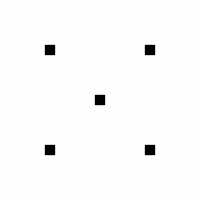
Frame 1 (no input)
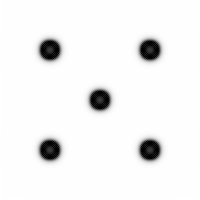
Frame 60 (no input)
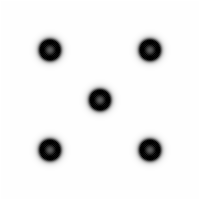
Frame 120 (the mouse pressed at the canvas centre since frame 60)

The p5.js sketch that drew these frames (run headless with seeded random() and noise() and a simulated clock; from frame 60 on, the mouse is pressed at the canvas centre):

// p5.js sketch
// ── sketch.js
let grid = [];
let next = [];
let dA = 1;
let dB = 0.5;
let feed = 0.055;
let kill = 0.062;
let dT = 1.15;

function setup() {
  createCanvas(200, 200);
  pixelDensity(1);
  frameRate(60);

  for (let x = 0; x < width; x++) {
    grid[x] = [];
    next[x] = [];
    for (let y = 0; y < height; y++) {
      grid[x][y] = {
        a: 1,
        b: 0
      };
      next[x][y] = {
        a: 1,
        b: 0
      };
    }
  }
  for (let i = 45; i < 55; i++){
    for (let j = 45; j < 55; j++){
        grid[i][j].b = 1;
    }
  }

  for (let i = 45; i < 55; i++){
    for (let j = 145; j < 155; j++){
        grid[i][j].b = 1;
    }
  }

  for (let i = 95; i < 105; i++){
    for (let j = 95; j < 105; j++){
        grid[i][j].b = 1;
    }
  }

  for (let i = 145; i < 155; i++){
    for (let j = 45; j < 55; j++){
        grid[i][j].b = 1;
    }
  }

  for (let i = 145; i < 155; i++){
    for (let j = 145; j < 155; j++){
        grid[i][j].b = 1;
    }
  }

}

function draw() {
  background(51);

  for (let x = 1; x < width-1; x++) {
    for (let y = 1; y < height-1; y++) {
      let a = grid[x][y].a;
      let b = grid[x][y].b;
      next[x][y].a = a + ((dA * laplaceA(x, y)) - (a * b * b) + (feed * (1 - a))) * dT;
      next[x][y].b = b + ((dB * laplaceB(x, y)) + (a * b * b) - ((kill + feed) * b)) * dT;
    }
  }

  loadPixels();
  for (let x = 0; x < width; x++) {
    for (let y = 0; y < height; y++) {
      let pix = (x + y * width) * 4;
      let a = next[x][y].a;
      let b = next[x][y].b;
      let c = floor((a-b)*255);
      c = constrain(c,0,255);
      pixels[pix + 0] = c;
      pixels[pix + 1] = c;
      pixels[pix + 2] = c;
      pixels[pix + 3] = 255;
    }
  }

  updatePixels();
  swap();
}

// to do: optimize the functions, make one and use a loop for weighing the neighbors
function laplaceA(x, y) {
  let sumA = 0;
  sumA += grid[x][y].a * -1;
  sumA += grid[x - 1][y].a * 0.2;
  sumA += grid[x + 1][y].a * 0.2;
  sumA += grid[x][y + 1].a * 0.2;
  sumA += grid[x][y - 1].a * 0.2;
  sumA += grid[x - 1][y - 1].a * 0.05;
  sumA += grid[x + 1][y - 1].a * 0.05;
  sumA += grid[x + 1][y + 1].a * 0.05;
  sumA += grid[x - 1][y + 1].a * 0.05;
  return sumA;
}

function laplaceB(x, y) {
  let sumB = 0;
  sumB += grid[x][y].b * -1;
  sumB += grid[x - 1][y].b * 0.2;
  sumB += grid[x + 1][y].b * 0.2;
  sumB += grid[x][y + 1].b * 0.2;
  sumB += grid[x][y - 1].b * 0.2;
  sumB += grid[x - 1][y - 1].b * 0.05;
  sumB += grid[x + 1][y - 1].b * 0.05;
  sumB += grid[x + 1][y + 1].b * 0.05;
  sumB += grid[x - 1][y + 1].b * 0.05;
  return sumB;
}

function swap() {
  let temp = grid;
  grid = next;
  next = temp;
}
